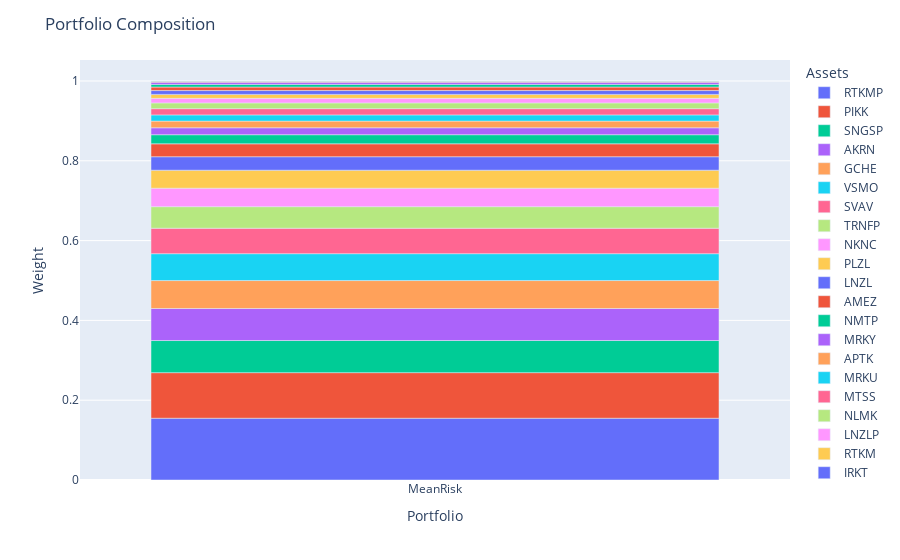

Write notebook code for a chart like this one.
### Code cell
pred.plot_composition()

### Figure 1 — Plotly figure (JSON) as saved in the notebook; plotly's stock layout.template omitted (floating-point values rounded to 4 significant figures)
{"data": [{"alignmentgroup": "True", "hovertemplate": "asset=RTKMP<br>index=%{x}<br>value=%{y}<extra></extra>", "legendgroup": "RTKMP", "marker": {"color": "#636efa", "pattern": {"shape": ""}}, "name": "RTKMP", "offsetgroup": "RTKMP", "orientation": "v", "showlegend": true, "textposition": "auto", "type": "bar", "x": ["MeanRisk"], "xaxis": "x", "y": [0.1548], "yaxis": "y"}, {"alignmentgroup": "True", "hovertemplate": "asset=PIKK<br>index=%{x}<br>value=%{y}<extra></extra>", "legendgroup": "PIKK", "marker": {"color": "#EF553B", "pattern": {"shape": ""}}, "name": "PIKK", "offsetgroup": "PIKK", "orientation": "v", "showlegend": true, "textposition": "auto", "type": "bar", "x": ["MeanRisk"], "xaxis": "x", "y": [0.1142], "yaxis": "y"}, {"alignmentgroup": "True", "hovertemplate": "asset=SNGSP<br>index=%{x}<br>value=%{y}<extra></extra>", "legendgroup": "SNGSP", "marker": {"color": "#00cc96", "pattern": {"shape": ""}}, "name": "SNGSP", "offsetgroup": "SNGSP", "orientation": "v", "showlegend": true, "textposition": "auto", "type": "bar", "x": ["MeanRisk"], "xaxis": "x", "y": [0.08052], "yaxis": "y"}, {"alignmentgroup": "True", "hovertemplate": "asset=AKRN<br>index=%{x}<br>value=%{y}<extra></extra>", "legendgroup": "AKRN", "marker": {"color": "#ab63fa", "pattern": {"shape": ""}}, "name": "AKRN", "offsetgroup": "AKRN", "orientation": "v", "showlegend": true, "textposition": "auto", "type": "bar", "x": ["MeanRisk"], "xaxis": "x", "y": [0.08025], "yaxis": "y"}, {"alignmentgroup": "True", "hovertemplate": "asset=GCHE<br>index=%{x}<br>value=%{y}<extra></extra>", "legendgroup": "GCHE", "marker": {"color": "#FFA15A", "pattern": {"shape": ""}}, "name": "GCHE", "offsetgroup": "GCHE", "orientation": "v", "showlegend": true, "textposition": "auto", "type": "bar", "x": ["MeanRisk"], "xaxis": "x", "y": [0.07003], "yaxis": "y"}, {"alignmentgroup": "True", "hovertemplate": "asset=VSMO<br>index=%{x}<br>value=%{y}<extra></extra>", "legendgroup": "VSMO", "marker": {"color": "#19d3f3", "pattern": {"shape": ""}}, "name": "VSMO", "offsetgroup": "VSMO", "orientation": "v", "showlegend": true, "textposition": "auto", "type": "bar", "x": ["MeanRisk"], "xaxis": "x", "y": [0.06737], "yaxis": "y"}, {"alignmentgroup": "True", "hovertemplate": "asset=SVAV<br>index=%{x}<br>value=%{y}<extra></extra>", "legendgroup": "SVAV", "marker": {"color": "#FF6692", "pattern": {"shape": ""}}, "name": "SVAV", "offsetgroup": "SVAV", "orientation": "v", "showlegend": true, "textposition": "auto", "type": "bar", "x": ["MeanRisk"], "xaxis": "x", "y": [0.06381], "yaxis": "y"}, {"alignmentgroup": "True", "hovertemplate": "asset=TRNFP<br>index=%{x}<br>value=%{y}<extra></extra>", "legendgroup": "TRNFP", "marker": {"color": "#B6E880", "pattern": {"shape": ""}}, "name": "TRNFP", "offsetgroup": "TRNFP", "orientation": "v", "showlegend": true, "textposition": "auto", "type": "bar", "x": ["MeanRisk"], "xaxis": "x", "y": [0.05402], "yaxis": "y"}, {"alignmentgroup": "True", "hovertemplate": "asset=NKNC<br>index=%{x}<br>value=%{y}<extra></extra>", "legendgroup": "NKNC", "marker": {"color": "#FF97FF", "pattern": {"shape": ""}}, "name": "NKNC", "offsetgroup": "NKNC", "orientation": "v", "showlegend": true, "textposition": "auto", "type": "bar", "x": ["MeanRisk"], "xaxis": "x", "y": [0.04631], "yaxis": "y"}, {"alignmentgroup": "True", "hovertemplate": "asset=PLZL<br>index=%{x}<br>value=%{y}<extra></extra>", "legendgroup": "PLZL", "marker": {"color": "#FECB52", "pattern": {"shape": ""}}, "name": "PLZL", "offsetgroup": "PLZL", "orientation": "v", "showlegend": true, "textposition": "auto", "type": "bar", "x": ["MeanRisk"], "xaxis": "x", "y": [0.04508], "yaxis": "y"}, {"alignmentgroup": "True", "hovertemplate": "asset=LNZL<br>index=%{x}<br>value=%{y}<extra></extra>", "legendgroup": "LNZL", "marker": {"color": "#636efa", "pattern": {"shape": ""}}, "name": "LNZL", "offsetgroup": "LNZL", "orientation": "v", "showlegend": true, "textposition": "auto", "type": "bar", "x": ["MeanRisk"], "xaxis": "x", "y": [0.03379], "yaxis": "y"}, {"alignmentgroup": "True", "hovertemplate": "asset=AMEZ<br>index=%{x}<br>value=%{y}<extra></extra>", "legendgroup": "AMEZ", "marker": {"color": "#EF553B", "pattern": {"shape": ""}}, "name": "AMEZ", "offsetgroup": "AMEZ", "orientation": "v", "showlegend": true, "textposition": "auto", "type": "bar", "x": ["MeanRisk"], "xaxis": "x", "y": [0.03238], "yaxis": "y"}, {"alignmentgroup": "True", "hovertemplate": "asset=NMTP<br>index=%{x}<br>value=%{y}<extra></extra>", "legendgroup": "NMTP", "marker": {"color": "#00cc96", "pattern": {"shape": ""}}, "name": "NMTP", "offsetgroup": "NMTP", "orientation": "v", "showlegend": true, "textposition": "auto", "type": "bar", "x": ["MeanRisk"], "xaxis": "x", "y": [0.02278], "yaxis": "y"}, {"alignmentgroup": "True", "hovertemplate": "asset=MRKY<br>index=%{x}<br>value=%{y}<extra></extra>", "legendgroup": "MRKY", "marker": {"color": "#ab63fa", "pattern": {"shape": ""}}, "name": "MRKY", "offsetgroup": "MRKY", "orientation": "v", "showlegend": true, "textposition": "auto", "type": "bar", "x": ["MeanRisk"], "xaxis": "x", "y": [0.01739], "yaxis": "y"}, {"alignmentgroup": "True", "hovertemplate": "asset=APTK<br>index=%{x}<br>value=%{y}<extra></extra>", "legendgroup": "APTK", "marker": {"color": "#FFA15A", "pattern": {"shape": ""}}, "name": "APTK", "offsetgroup": "APTK", "orientation": "v", "showlegend": true, "textposition": "auto", "type": "bar", "x": ["MeanRisk"], "xaxis": "x", "y": [0.01667], "yaxis": "y"}, {"alignmentgroup": "True", "hovertemplate": "asset=MRKU<br>index=%{x}<br>value=%{y}<extra></extra>", "legendgroup": "MRKU", "marker": {"color": "#19d3f3", "pattern": {"shape": ""}}, "name": "MRKU", "offsetgroup": "MRKU", "orientation": "v", "showlegend": true, "textposition": "auto", "type": "bar", "x": ["MeanRisk"], "xaxis": "x", "y": [0.01562], "yaxis": "y"}, {"alignmentgroup": "True", "hovertemplate": "asset=MTSS<br>index=%{x}<br>value=%{y}<extra></extra>", "legendgroup": "MTSS", "marker": {"color": "#FF6692", "pattern": {"shape": ""}}, "name": "MTSS", "offsetgroup": "MTSS", "orientation": "v", "showlegend": true, "textposition": "auto", "type": "bar", "x": ["MeanRisk"], "xaxis": "x", "y": [0.01562], "yaxis": "y"}, {"alignmentgroup": "True", "hovertemplate": "asset=NLMK<br>index=%{x}<br>value=%{y}<extra></extra>", "legendgroup": "NLMK", "marker": {"color": "#B6E880", "pattern": {"shape": ""}}, "name": "NLMK", "offsetgroup": "NLMK", "orientation": "v", "showlegend": true, "textposition": "auto", "type": "bar", "x": ["MeanRisk"], "xaxis": "x", "y": [0.01444], "yaxis": "y"}, {"alignmentgroup": "True", "hovertemplate": "asset=LNZLP<br>index=%{x}<br>value=%{y}<extra></extra>", "legendgroup": "LNZLP", "marker": {"color": "#FF97FF", "pattern": {"shape": ""}}, "name": "LNZLP", "offsetgroup": "LNZLP", "orientation": "v", "showlegend": true, "textposition": "auto", "type": "bar", "x": ["MeanRisk"], "xaxis": "x", "y": [0.01139], "yaxis": "y"}, {"alignmentgroup": "True", "hovertemplate": "asset=RTKM<br>index=%{x}<br>value=%{y}<extra></extra>", "legendgroup": "RTKM", "marker": {"color": "#FECB52", "pattern": {"shape": ""}}, "name": "RTKM", "offsetgroup": "RTKM", "orientation": "v", "showlegend": true, "textposition": "auto", "type": "bar", "x": ["MeanRisk"], "xaxis": "x", "y": [0.009895], "yaxis": "y"}, {"alignmentgroup": "True", "hovertemplate": "asset=IRKT<br>index=%{x}<br>value=%{y}<extra></extra>", "legendgroup": "IRKT", "marker": {"color": "#636efa", "pattern": {"shape": ""}}, "name": "IRKT", "offsetgroup": "IRKT", "orientation": "v", "showlegend": true, "textposition": "auto", "type": "bar", "x": ["MeanRisk"], "xaxis": "x", "y": [0.009615], "yaxis": "y"}, {"alignmentgroup": "True", "hovertemplate": "asset=MRKZ<br>index=%{x}<br>value=%{y}<extra></extra>", "legendgroup": "MRKZ", "marker": {"color": "#EF553B", "pattern": {"shape": ""}}, "name": "MRKZ", "offsetgroup": "MRKZ", "orientation": "v", "showlegend": true, "textposition": "auto", "type": "bar", "x": ["MeanRisk"], "xaxis": "x", "y": [0.008829], "yaxis": "y"}, {"alignmentgroup": "True", "hovertemplate": "asset=MSRS<br>index=%{x}<br>value=%{y}<extra></extra>", "legendgroup": "MSRS", "marker": {"color": "#00cc96", "pattern": {"shape": ""}}, "name": "MSRS", "offsetgroup": "MSRS", "orientation": "v", "showlegend": true, "textposition": "auto", "type": "bar", "x": ["MeanRisk"], "xaxis": "x", "y": [0.006536], "yaxis": "y"}, {"alignmentgroup": "True", "hovertemplate": "asset=MVID<br>index=%{x}<br>value=%{y}<extra></extra>", "legendgroup": "MVID", "marker": {"color": "#ab63fa", "pattern": {"shape": ""}}, "name": "MVID", "offsetgroup": "MVID", "orientation": "v", "showlegend": true, "textposition": "auto", "type": "bar", "x": ["MeanRisk"], "xaxis": "x", "y": [0.00559], "yaxis": "y"}, {"alignmentgroup": "True", "hovertemplate": "asset=KMAZ<br>index=%{x}<br>value=%{y}<extra></extra>", "legendgroup": "KMAZ", "marker": {"color": "#FFA15A", "pattern": {"shape": ""}}, "name": "KMAZ", "offsetgroup": "KMAZ", "orientation": "v", "showlegend": true, "textposition": "auto", "type": "bar", "x": ["MeanRisk"], "xaxis": "x", "y": [0.002455], "yaxis": "y"}, {"alignmentgroup": "True", "hovertemplate": "asset=ABIO<br>index=%{x}<br>value=%{y}<extra></extra>", "legendgroup": "ABIO", "marker": {"color": "#19d3f3", "pattern": {"shape": ""}}, "name": "ABIO", "offsetgroup": "ABIO", "orientation": "v", "showlegend": true, "textposition": "auto", "type": "bar", "x": ["MeanRisk"], "xaxis": "x", "y": [0.0005536], "yaxis": "y"}], "layout": {"barmode": "relative", "legend": {"title": {"text": "Assets"}, "tracegroupgap": 0}, "margin": {"t": 60}, "title": {"text": "Portfolio Composition"}, "xaxis": {"anchor": "y", "domain": [0, 1], "title": {"text": "Portfolio"}}, "yaxis": {"anchor": "x", "domain": [0, 1], "title": {"text": "Weight"}}}}
